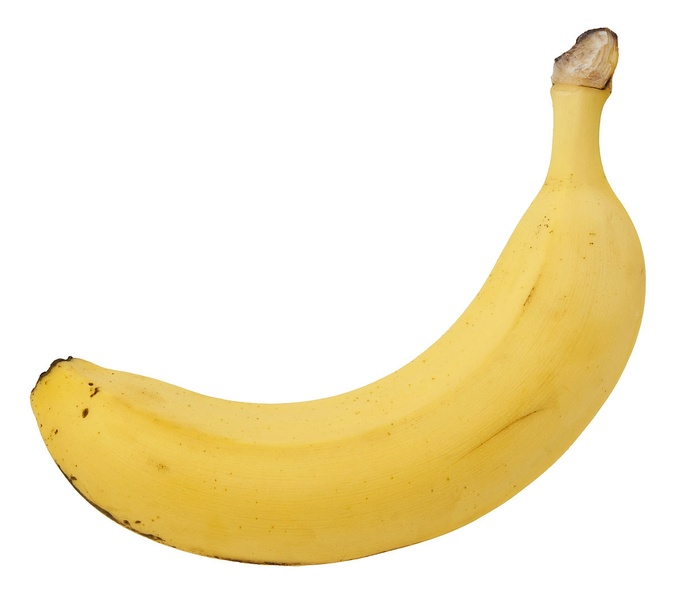
#> input picture dataset/photos/original/banana/banana1.jpg, 675 x 595 px, shrunk from 1200 x 1057 before the run, given in place of fruit77.jpeg, which was not available
$ jupyter execute --allow-errors test7.ipynb   (text cells are left out)
#> lines starting #> are read from the running program, lines starting #| are printed output that depends on the picture; pictures that were not available may be replaced by others from this repository, and a replacement may not be noted
[cell 1]
import os
import numpy as np
import cv2
import matplotlib.pylab as plt
from sklearn.cluster import KMeans
import joblib
import json
import random
from skimage.feature import hog
from skimage import exposure

[cell 2]
image_path      = '../../../dataset/images'
training_path   = os.path.join(image_path, 'training')
original_path   = os.path.join(training_path, 'original')
processed_path  = os.path.join(training_path, 'processed')

[cell 3]
original  = [os.path.join(original_path, image) for image in os.listdir(original_path)]
#> (the rest of this cell did not finish here and is left out)

[cell 4]
lower_red_2 = np.array([170, 60, 60])
upper_red_2 = np.array([179, 255, 255])

lower_red_1 = np.array([0, 60, 60])
upper_red_1 = np.array([8, 255, 255])

lower_orange = np.array([8, 120, 80])
upper_orange = np.array([21, 255, 255])

lower_yellow = np.array([21, 50, 80])
upper_yellow = np.array([25, 255, 255])

lower_green = np.array([25, 40, 40])
upper_green = np.array([100, 255, 255])

[cell 5]
labels  = []

#> (the rest of this cell did not finish here and is left out)

[cell 6]
conversions = {'V' :-20, 'R' : -10, 'A' : 10, 'N' : 20}
coordinates = []
for label in labels:
    coordinates.append(conversions[label])

[cell 7]
names   = [os.path.basename(file) for file in original]
colores = dict.fromkeys(names)
for coordinate, key in zip(coordinates, colores.keys()):
    colores[key] = coordinate

[cell 8]
hog_dict = dict.fromkeys(names)
#> (the rest of this cell did not finish here and is left out)

[cell 9]
combinacion = dict.fromkeys(names)
for key, HOG in hog_dict.items():
    combinacion[key] = HOG

[cell 10]
# Obtener los valores de circularidad como un array de NumPy
features = np.vstack(list(combinacion.values()))

# Especificar el número de clusters (k)
num_clusters = 4

# Aplicar KMeans
kmeans = KMeans(n_clusters = num_clusters)
#> (the rest of this cell did not finish here and is left out)

[cell 11]
clusters = dict.fromkeys(set(labels))
for file, label in zip(combinacion.keys(), labels):
    if clusters[label] is None:
        clusters[label] = []
    clusters[label].append(file)

[cell 12]
for key, cluster in clusters.items():
    print(key)
    cols = 4
    rows = len(cluster)//cols

    if len(cluster)%cols != 0:
        rows += 1

    plt.figure(figsize = (10, 10))
    for i, element in enumerate(cluster):
        element = os.path.join(original_path, element)
        plt.subplot(rows, cols, i + 1)
        plt.imshow(cv2.cvtColor(cv2.imread(element), cv2.COLOR_BGR2RGB))
        plt.title(os.path.basename(element))
    plt.show()

[cell 13]
# Cargar la imagen de la fruta (asegúrate de tener solo la fruta en la imagen)
imagen_fruta = cv2.imread(os.path.join(original_path, 'fruit77.jpeg'), cv2.IMREAD_GRAYSCALE)
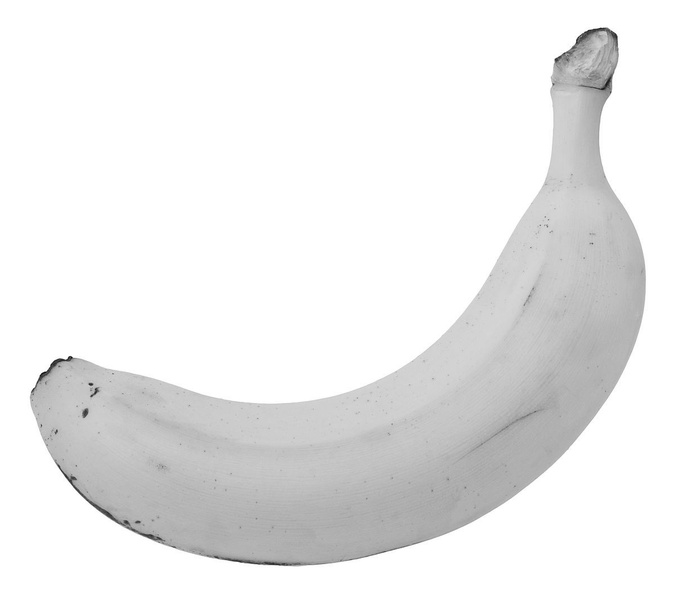
#> imagen_fruta: shape (595, 675); min 4, max 255, mean 235.1

# Aplicar HOG a la imagen
features, hog_image = hog(imagen_fruta, orientations=8, pixels_per_cell=(3, 3),
                          cells_per_block=(1, 1), visualize=True)

[cell 14]
fig, (ax1, ax2) = plt.subplots(1, 2, figsize=(12, 6), sharex=True, sharey=True)

ax1.imshow(imagen_fruta, cmap=plt.cm.gray)
ax1.set_title('Imagen Original')

# Ajustar el rango de la imagen HOG para una mejor visualización
hog_image_rescaled = exposure.rescale_intensity(hog_image, in_range=(0, 10))
ax2.imshow(hog_image_rescaled, cmap=plt.cm.gray)
ax2.set_title('Imagen HOG')

plt.show()
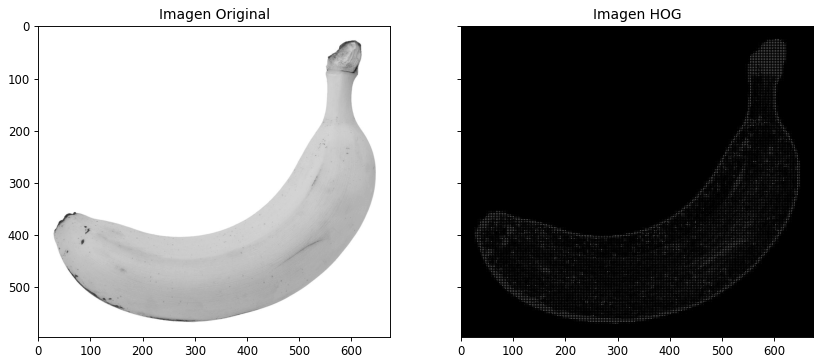
#> figure drawn by matplotlib, 2 panels

[cell 15]
# Cargar la imagen original y la máscara
image   = cv2.imread(os.path.join(original_path,  'fruit92.jpeg'))
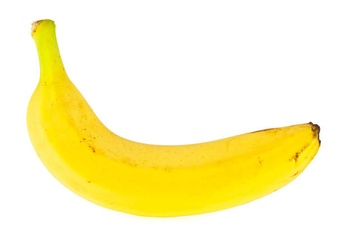
#> input picture dataset/photos/original/banana/banana10.jpg, 344 x 235 px, shrunk from 612 x 418 before the run, given in place of fruit92.jpeg, which was not available
#> image is the input picture: shape (235, 344, 3); mean B, G, R 190.1, 245.3, 253.4
mask    = cv2.imread(os.path.join(processed_path, 'fruit92.jpeg'), cv2.IMREAD_GRAYSCALE)
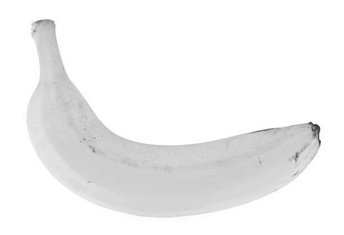
#> mask: shape (235, 344); min 51, max 255, mean 241.5

# Recuperar la fruta utilizando la máscara
fruit   = cv2.bitwise_and(image, image, mask = mask)

# Encontrar el rectángulo delimitador de la fruta
(x, y, w, h) = cv2.boundingRect(mask)
#> x = 0; y = 0; w = 344; h = 235

# Recortar la imagen original para obtener solo la región de la fruta
trimed  = fruit[y:y + h, x:x + w]

# Redimensionar la imagen a 128x64
reshaped = cv2.resize(trimed, (64, 128))
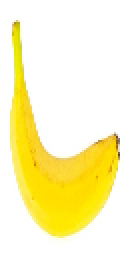
#> reshaped: shape (128, 64, 3) (shown 2 times larger); mean B, G, R 190, 245.3, 253.3

# Convertir la imagen a escala de grises si es necesario
reshaped_gray = cv2.cvtColor(reshaped, cv2.COLOR_BGR2GRAY)
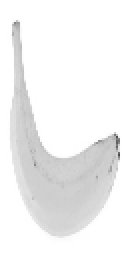
#> reshaped_gray: shape (128, 64) (shown 2 times larger); min 72, max 255, mean 241.4

# Aplicar HOG a la imagen redimensionada
features, hog_image = hog(reshaped_gray, orientations = 8, pixels_per_cell = (8, 8),
                          cells_per_block = (1, 1), visualize = True)
#> features = 1024 values, max 1 at index 772, min 0 at index 0, mean 0.151

# Ajustar el rango de la imagen HOG para una mejor visualización
hog_rescaled = exposure.rescale_intensity(hog_image, in_range = (0, 10))
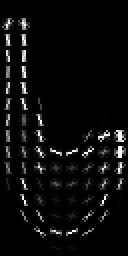
#> hog_rescaled: shape (128, 64) float64 (shown 2 times larger); min 0, max 1, mean 0.0455
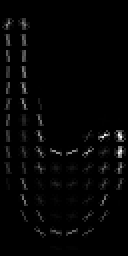
#> hog_image: shape (128, 64) float64 (shown 2 times larger); min 0, max 24.95, mean 0.5; drawn with min black and max white

[cell 16]
fig, (ax1, ax2) = plt.subplots(1, 2, figsize=(12, 6), sharex = True, sharey = True)

ax1.imshow(reshaped_gray, cmap = plt.cm.gray)
ax1.set_title('Imagen Original')

ax2.imshow(hog_rescaled, cmap = plt.cm.gray)
ax2.set_title('Imagen HOG')

plt.show()
